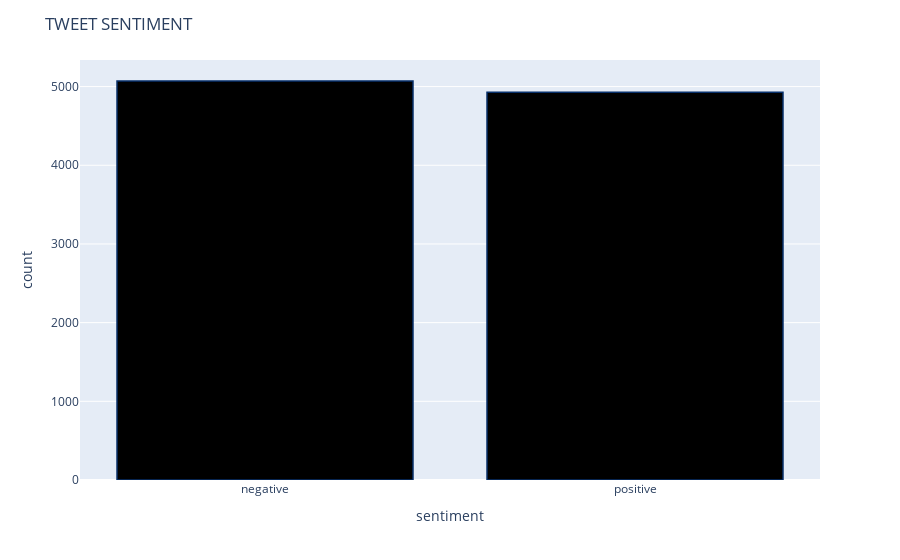

The cell this chart's notebook holds for it:
### Code cell
# Tweet Distribution
df['sentiment'] = df['sentiment'].replace({0 : 'negative'})
df['sentiment'] = df['sentiment'].replace({1 : 'positive'})
fig = px.histogram(df, x="sentiment")
fig.update_traces(marker_color="black",marker_line_color='rgb(8,48,107)',
                  marker_line_width=1.5)
fig.update_layout(title_text='TWEET SENTIMENT')
fig.show()

### Figure 1 — Plotly figure (JSON) as saved in the notebook; plotly's stock layout.template omitted (floating-point values rounded to 4 significant figures; data arrays with more than 128 entries replaced by an {"elided": "..."} marker saying what was removed)
{"data": [{"alignmentgroup": "True", "bingroup": "x", "hovertemplate": "sentiment=%{x}<br>count=%{y}<extra></extra>", "legendgroup": "", "marker": {"color": "black", "line": {"color": "rgb(8,48,107)", "width": 1.5}, "pattern": {"shape": ""}}, "name": "", "offsetgroup": "", "orientation": "v", "showlegend": false, "type": "histogram", "x": {"elided": "10000 str values"}, "xaxis": "x", "yaxis": "y"}], "layout": {"barmode": "relative", "legend": {"tracegroupgap": 0}, "margin": {"t": 60}, "title": {"text": "TWEET SENTIMENT"}, "xaxis": {"anchor": "y", "domain": [0, 1], "title": {"text": "sentiment"}}, "yaxis": {"anchor": "x", "domain": [0, 1], "title": {"text": "count"}}}}
